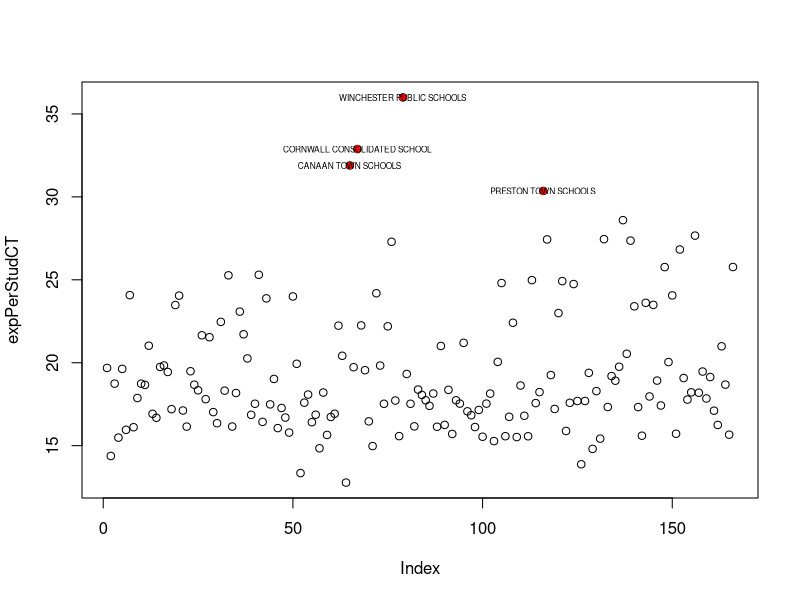
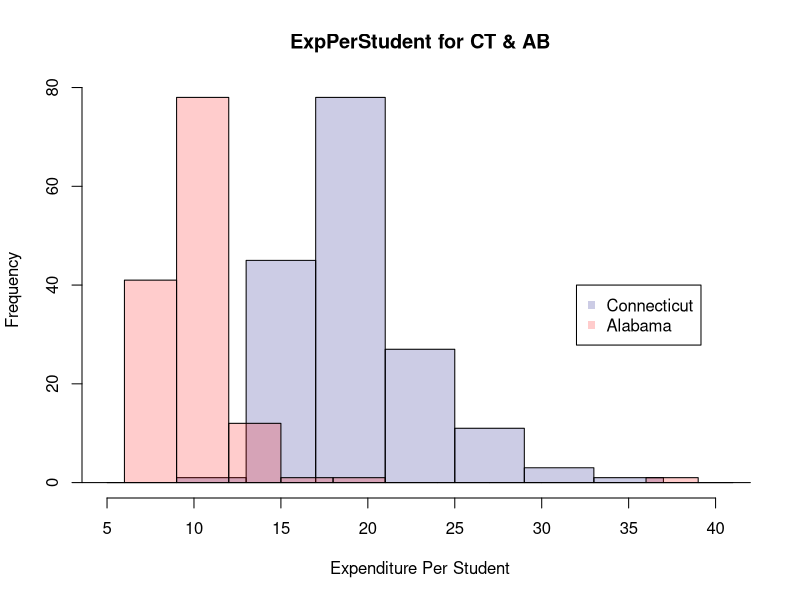

Write the R code that produced these figures, in order.
# Christopher Daigle
# Week10D2 In Class Lab - Histogram

# Exercise

setwd("/Users/daiglechris/Library/Mobile Documents/com~apple~CloudDocs/Education/UConn/Spring 2018/R/DataSets/")
dataSet <- read.csv("histogram.csv", stringsAsFactors = FALSE)
dataSet <- dataSet[dataSet$YRDATA == 2013, ]

# Using plot() and points() functions, highlight the 4 best schools in CT in terms of expenditure per student (TOTALEXP / ENROLL > 30). and put the label of school name on each outlier.
head(dataSet)
onlyPosEnrCT <- dataSet[dataSet$STATE == "Connecticut" & dataSet$ENROLL > 0, ]
expPerStudCT <- onlyPosEnrCT$TOTALEXP / onlyPosEnrCT$ENROLL
greaterThan30 <- which(expPerStudCT > 30)

plot(expPerStudCT)
points(greaterThan30, expPerStudCT[greaterThan30], pch=16, col="red")
text(greaterThan30, expPerStudCT[greaterThan30], labels = onlyPosEnrCT$NAME[greaterThan30], cex = 0.5)

# Make two histograms together for expenditure per student (TOTALEXP / ENROLL) of Connecticut and Alabama and compare them.

onlyPosEnrAB <- dataSet[dataSet$STATE == "Alabama" & dataSet$ENROLL > 0, ]
expPerStudAB <- onlyPosEnrAB$TOTALEXP / onlyPosEnrAB$ENROLL

summary(expPerStudCT)
sd(expPerStudCT)
hist(expPerStudCT, col = rgb(0,0,0.5, 0.2), freq = TRUE, breaks = seq(5, 44, by = 4), xlab = "Expenditure Per Student", main = "ExpPerStudent for CT & AB")

summary(expPerStudAB)
sd(expPerStudAB)
hist(expPerStudAB, col = rgb(1,0,0,.2), freq = TRUE, breaks = seq(0, 44, by = 3), add = TRUE)
legend(x = 32, y = 40, c("Connecticut", "Alabama"), col = c(rgb(0,0,0.5, 0.2), rgb(1,0,0,.2)), pch = 15)

# In comparison, AB spends less per student than CT does, more often (as measured by the frequency of
# occurence), but there is at least one outlier where AB spends more.

# graphics.off()
# 
# hist(expPerStudCT, col = rgb(0,0,0.5, 0.2), freq = FALSE, breaks = seq(5, 44, by = 4), xlab = "Expenditure Per Student", main = "ExpPerStudent for CT & AB")
# hist(expPerStudAB, col = rgb(1,0,0,.2), freq = FALSE, breaks = seq(0, 44, by = 3), add = TRUE)
# legend(x = 32, y = 40, c("Connecticut", "Alabama"), col = c(rgb(0,0,0.5, 0.2), rgb(1,0,0,.2)), pch = 15)